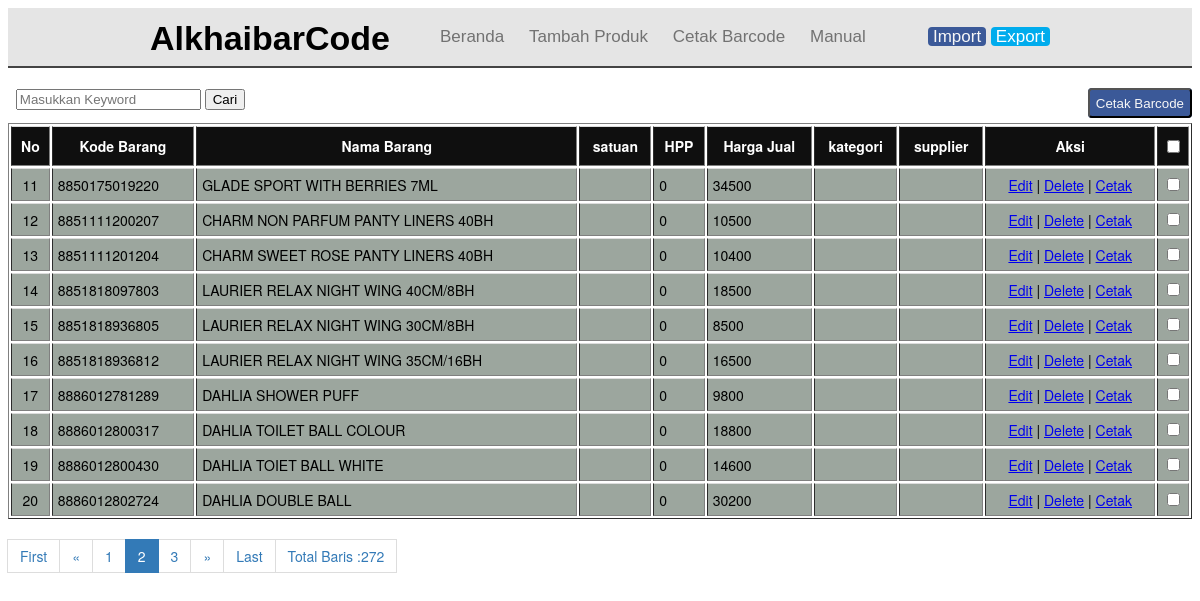
Screenshot of /?page=2 with the database file from the repository.
### tables this page shows
CREATE TABLE `tabel_barang` (
  `id` int(6) NOT NULL,
  `kd_barang` varchar(15) NOT NULL,
  `nm_barang` varchar(64) NOT NULL,
  `satuan` varchar(10) NOT NULL,
  `kategori` varchar(50) NOT NULL,
  `supplier` varchar(55) NOT NULL,
  `hrg_jual` int(11) NOT NULL,
  `hrg_beli` int(11) NOT NULL
);

### index.php (the view, shortened to what this page needs)
<?php
include_once("config.php");
?>
<!DOCTYPE html>
<html>
<head>
  <link rel="stylesheet" href="css/bootstrap.min.css">
</head>
<body>
 <div class="header">
  <div class="container">
   <div class="navbar">
    <div class="brand">
     <h1>AlkhaibarCode</h1>
    </div>
    <div class="menu">
     <nav class="nav">
      <ul id="dropdown">
       <li><a href="index.php">Beranda</a></li>
       <li><a href="add.php">Tambah Produk</a></li>
       <li><a href="cetaksemua.php">Cetak Barcode</a></li>
       <li><a href="manual.php">Manual</a></li>
      </ul>
     </nav>
     <div class="">
      <p><a style="background: #3b5998; padding: 0 5px; border-radius: 4px; color: #f7f7f7; text-decoration: none;" href="import/form.php">Import</a>
        <a style="background: #00aced; padding: 0 5px; border-radius: 4px; color: #ffffff; text-decoration: none;" href="#">Export</a></p>
     </div>
    </div>
   </div>
  </div>
 </div>
<br />
    <div class="left">
      <form action="cari.php" method="get" onsubmit="return validasi_input(this)">
        <label>&nbsp;</label>
        <input type="text" name="cari" placeholder="Masukkan Keyword">
        <input type="submit" value="Cari">
      </form>
    </div>
    <div class="right">
         <input class="right" type="submit" name="" value="Cetak Barcode">
    </div>
    <table border=1 class="table">
    <tr>
        <th>No</th>
        <th>Kode Barang</th>
        <th>Nama Barang</th>
        <th>satuan</th>
        <th>HPP</th>
        <th>Harga Jual</th>
        <th>kategori</th>
        <th>supplier</th>
        <th>Aksi</th>
        <th><input type="checkbox" onchange="checkAll(this)"></th>
    </tr>
    <?php
      $page = (isset($_GET['page']))? $_GET['page'] : 1;
      $limit = 10;
      $limit_start = ($page - 1) * $limit;
      $no = $limit_start + 1;
      $query = "SELECT * FROM tabel_barang ORDER BY kd_barang ASC LIMIT $limit_start, $limit";
      $dewan1 = $mysqli->prepare($query);
      $dewan1->execute();
      $res1 = $dewan1->get_result();
      while ($user_data = $res1->fetch_assoc()) {
        echo "<tr>";
        echo "<td><center>".$no."</center></td>";
        echo "<td>".$user_data['kd_barang']."</td>";
        echo "<td>".$user_data['nm_barang']."</td>";
        echo "<td>".$user_data['satuan']."</td>";
        echo "<td>".$user_data['hrg_beli']."</td>";
        echo "<td>".$user_data['hrg_jual']."</td>";
        echo "<td>".$user_data['kategori']."</td>";
        echo "<td>".$user_data['supplier']."</td>";
        echo "<td><center><a href='edit.php?id=$user_data[id]'>Edit</a>
         | <a href='delete.php?id=$user_data[id]'>Delete</a> |
         <a href='cetak.php?id=$user_data[id]'>Cetak</a></center></td>";
        echo "<td><center> <input type='checkbox' name='' value=''></center></td>"; ?>
        </tr>
        <?php
        $no++;
    }
    ?>
    </table>
<?php
  $query_jumlah = "SELECT count(*) AS jumlah FROM tabel_barang";
  $dewan1 = $mysqli->prepare($query_jumlah);
  $dewan1->execute();
  $res1 = $dewan1->get_result();
  $row = $res1->fetch_assoc();
  $total_records = $row['jumlah'];
?>
<nav>
  <ul class="pagination justify-content-end">
    <?php
      $jumlah_page = ceil($total_records / $limit);
      $jumlah_number = 1;
      $start_number = ($page > $jumlah_number)? $page - $jumlah_number : 1;
      $end_number = ($page < ($jumlah_page - $jumlah_number))? $page + $jumlah_number : $jumlah_page;
      if($page == 1){
        echo '<li class="page-item disabled"><a class="page-link" href="#">First</a></li>';
        echo '<li class="page-item disabled"><a class="page-link" href="#"><span aria-hidden="true">&laquo;</span></a></li>';
      } else {
        $link_prev = ($page > 1)? $page - 1 : 1;
        echo '<li class="page-item"><a class="page-link" href="?page=1">First</a></li>';
        echo '<li class="page-item"><a class="page-link" href="?page='.$link_prev.'" aria-label="Previous"><span aria-hidden="true">&laquo;</span></a></li>';
      }
      for($i = $start_number; $i <= $end_number; $i++){
        $link_active = ($page == $i)? ' active' : '';
        echo '<li class="page-item '.$link_active.'"><a class="page-link" href="?page='.$i.'">'.$i.'</a></li>';
      }
      if($page == $jumlah_page){
        echo '<li class="page-item disabled"><a class="page-link" href="#"><span aria-hidden="true">&raquo;</span></a></li>';
        echo '<li class="page-item disabled"><a class="page-link" href="#">Last</a></li>';
        echo '<li class="page-item"><a class="page-link">Total Baris :'.$total_records.'</li>';
      } else {
        $link_next = ($page < $jumlah_page)? $page + 1 : $jumlah_page;
        echo '<li class="page-item"><a class="page-link" href="?page='.$link_next.'" aria-label="Next"><span aria-hidden="true">&raquo;</span></a></li>';
        echo '<li class="page-item"><a class="page-link" href="?page='.$jumlah_page.'">Last</a></li>';
        echo '<li class="page-item"><a class="page-link">Total Baris :'.$total_records.'</li>';
      }
    ?>
  </ul>
</nav>
</body>
</html>

### rows the page displays
tabel_barang: kd_barang "8850175019220", nm_barang "GLADE SPORT WITH BERRIES 7ML", hrg_beli "0", hrg_jual "34500"
tabel_barang: kd_barang "8851111200207", nm_barang "CHARM NON PARFUM PANTY LINERS 40BH", hrg_beli "0", hrg_jual "10500"
tabel_barang: kd_barang "8851111201204", nm_barang "CHARM SWEET ROSE PANTY LINERS 40BH", hrg_beli "0", hrg_jual "10400"
tabel_barang: kd_barang "8851818097803", nm_barang "LAURIER RELAX NIGHT WING 40CM/8BH", hrg_beli "0", hrg_jual "18500"
tabel_barang: kd_barang "8851818936805", nm_barang "LAURIER RELAX NIGHT WING 30CM/8BH", hrg_beli "0", hrg_jual "8500"
tabel_barang: kd_barang "8851818936812", nm_barang "LAURIER RELAX NIGHT WING 35CM/16BH", hrg_beli "0", hrg_jual "16500"
tabel_barang: kd_barang "8886012781289", nm_barang "DAHLIA SHOWER PUFF", hrg_beli "0", hrg_jual "9800"
tabel_barang: kd_barang "8886012800317", nm_barang "DAHLIA TOILET BALL COLOUR", hrg_beli "0", hrg_jual "18800"
tabel_barang: kd_barang "8886012800430", nm_barang "DAHLIA TOIET BALL WHITE", hrg_beli "0", hrg_jual "14600"
tabel_barang: kd_barang "8886012802724", nm_barang "DAHLIA DOUBLE BALL", hrg_beli "0", hrg_jual "30200"

### other values shown
$total_records "272"
